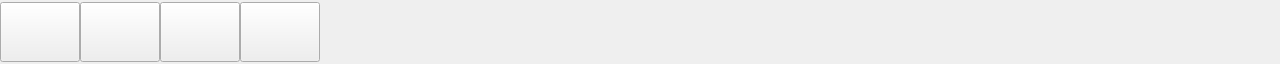
<?xml version="1.0" encoding="UTF-8"?>
<ui version="4.0">
 <class>FilterMenu</class>
 <widget class="QWidget" name="FilterMenu">
  <property name="geometry">
   <rect>
    <x>0</x>
    <y>0</y>
    <width>1280</width>
    <height>64</height>
   </rect>
  </property>
  <property name="windowTitle">
   <string>Form</string>
  </property>
  <property name="styleSheet">
   <string notr="true"/>
  </property>
  <widget class="QPushButton" name="pushButton">
   <property name="geometry">
    <rect>
     <x>0</x>
     <y>2</y>
     <width>80</width>
     <height>60</height>
    </rect>
   </property>
   <property name="text">
    <string/>
   </property>
  </widget>
  <widget class="QPushButton" name="pushButton_2">
   <property name="geometry">
    <rect>
     <x>80</x>
     <y>2</y>
     <width>80</width>
     <height>60</height>
    </rect>
   </property>
   <property name="text">
    <string/>
   </property>
  </widget>
  <widget class="QPushButton" name="pushButton_3">
   <property name="geometry">
    <rect>
     <x>160</x>
     <y>2</y>
     <width>80</width>
     <height>60</height>
    </rect>
   </property>
   <property name="text">
    <string/>
   </property>
  </widget>
  <widget class="QPushButton" name="pushButton_4">
   <property name="geometry">
    <rect>
     <x>240</x>
     <y>2</y>
     <width>80</width>
     <height>60</height>
    </rect>
   </property>
   <property name="text">
    <string/>
   </property>
  </widget>
 </widget>
 <resources/>
 <connections/>
</ui>
